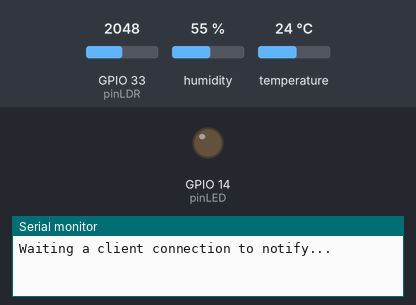
This sketch was run on a simulated ESP32. Parts: output pins drawn as LEDs (lit = HIGH), the last lines printed to the serial monitor. The inputs (shaded band) are chosen by the test bench; at power-on: GPIO 33 (pinLDR) = 2048, humidity 55 %, temperature 24 °C. Nothing arrives over Bluetooth unless stated; a phone connects over Bluetooth LE 3 s after start.

Above: at 0.1 s.
At 3.1 s:
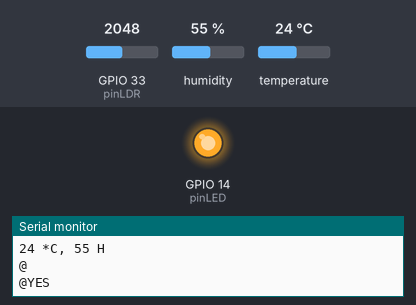
Timing chart, 0 to 4.6 s (numbered marks = the images above):
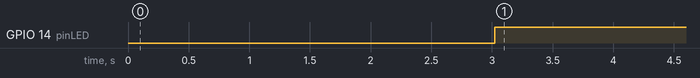

The sketch:

ESP32_BLE.ino
```cpp
/*
    Video: https://www.youtube.com/watch?v=oCMOYS71NIU
    Based on Neil Kolban example for IDF: https://github.com/nkolban/esp32-snippets/blob/master/cpp_utils/tests/BLE%20Tests/SampleNotify.cpp
    Ported to Arduino ESP32 by Evandro Copercini

   Create a BLE server that, once we receive a connection, will send periodic notifications.
   The service advertises itself as: 4fafc201-1fb5-459e-8fcc-c5c9c331914b
   And has a characteristic of: beb5483e-36e1-4688-b7f5-ea07361b26a8

   The design of creating the BLE server is:
   1. Create a BLE Server
   2. Create a BLE Service
   3. Create a BLE Characteristic on the Service
   4. Create a BLE Descriptor on the characteristic
   5. Start the service.
   6. Start advertising.

   A connect hander associated with the server starts a background task that performs notification
   every couple of seconds.
*/
#include <BLEDevice.h>
#include <BLEServer.h>
#include <BLEUtils.h>
#include <BLE2902.h>
#include <SimpleDHT.h>
#include <string>

BLECharacteristic *pCharacteristic;
BLECharacteristic *pCharacteristic2;
BLECharacteristic *pCharacteristic3;
BLECharacteristic *pCharacteristic4;

int pinDHT11 = 32;
SimpleDHT11 dht11;
int pinLDR =33;
int pinLED =14;

bool deviceConnected = false;
uint8_t light = 0;
int dhp11 = 0;
byte temperature = 0;
byte humidity = 0;
uint8_t temp = 0;
uint8_t humid= 0;
String led_state;
uint8_t cc =64;
// See the following for generating UUIDs:
// https://www.uuidgenerator.net/

#define SERVICE_UUID        "4fafc201-1fb5-459e-8fcc-c5c9c331914b"
#define CHARACTERISTIC_UUID "beb5483e-36e1-4688-b7f5-ea07361b26a8"

#define SERVICE2_UUID        "45ecddcf-c316-488d-8558-3222e5cb9b3c"
#define CHARACTERISTIC2_UUID "4a78b8dd-a43d-46cf-9270-f6b750a717c8"
#define CHARACTERISTIC3_UUID "d240dbed-7d22-45bb-b810-add58a6c856b"
#define CHARACTERISTIC4_UUID "3abcedb6-e652-4415-9741-ebecc11c4580"


class MyServerCallbacks: public BLEServerCallbacks {
    void onConnect(BLEServer* pServer) {
      deviceConnected = true;
    };

    void onDisconnect(BLEServer* pServer) {
      deviceConnected = false;
    }
};


void setup() {
  Serial.begin(115200);
  pinMode(pinLED,OUTPUT);
  // Create the BLE Device
  BLEDevice::init("CALPLUG2");

  // Create the BLE Server
  BLEServer *pServer = BLEDevice::createServer();
  pServer->setCallbacks(new MyServerCallbacks());


  BLEService *pService = pServer->createService(SERVICE_UUID);
  pCharacteristic = pService->createCharacteristic(
                      CHARACTERISTIC_UUID,
                      BLECharacteristic::PROPERTY_READ   |
                      BLECharacteristic::PROPERTY_WRITE  |
                      BLECharacteristic::PROPERTY_INDICATE|
                      BLECharacteristic::PROPERTY_NOTIFY
                    );

  pCharacteristic->addDescriptor(new BLE2902());
  pService->start();

  pCharacteristic->setValue(&cc, 1);

  BLEService *pService2 = pServer->createService(SERVICE2_UUID);
  pCharacteristic2 = pService2->createCharacteristic(
                    CHARACTERISTIC2_UUID,
                    BLECharacteristic::PROPERTY_READ   |
                    BLECharacteristic::PROPERTY_NOTIFY |
                    BLECharacteristic::PROPERTY_INDICATE
                  );
  pCharacteristic2->addDescriptor(new BLE2902());

  pCharacteristic3 = pService2->createCharacteristic(
                    CHARACTERISTIC3_UUID,
                    BLECharacteristic::PROPERTY_READ   |
                    BLECharacteristic::PROPERTY_NOTIFY |
                    BLECharacteristic::PROPERTY_INDICATE
                  );
  pCharacteristic3->addDescriptor(new BLE2902());

  pCharacteristic4 = pService2->createCharacteristic(
                    CHARACTERISTIC4_UUID,
                    BLECharacteristic::PROPERTY_READ   |
                    BLECharacteristic::PROPERTY_NOTIFY |
                    BLECharacteristic::PROPERTY_INDICATE
                  );
  pCharacteristic4->addDescriptor(new BLE2902());
  pService2->start();


  // Start advertising
  pServer->getAdvertising()->start();
  Serial.println("Waiting a client connection to notify...");
}


void loop() {
  if (deviceConnected) {

    light = analogRead(pinLDR);
    Serial.print("Ambient Light: ");Serial.println(light);

    int err = SimpleDHTErrSuccess;
    if ((err = dht11.read(pinDHT11, &temperature, &humidity, NULL)) != SimpleDHTErrSuccess) {
      Serial.print("Read DHT11 failed, err="); Serial.println(err);delay(1000);
      return;
    }

    Serial.print((int)temperature); Serial.print(" *C, ");
    Serial.print((int)humidity); Serial.println(" H");

    temp= (uint8_t)temperature*9/5+32;
    humid = (uint8_t)humidity;

    std::string great = pCharacteristic->getValue();
    Serial.printf("%s\n",great.c_str());
    Serial.print(great.c_str());
    if (great != "%"){
      Serial.println("YES");
        digitalWrite(pinLED, HIGH);
    }else {
        digitalWrite(pinLED,LOW);
    }

    pCharacteristic2->setValue(&light, 1);
    pCharacteristic2->notify();

    pCharacteristic3->setValue(&temp, 1);
    pCharacteristic3->notify();

    pCharacteristic4->setValue(&humid, 1);
    pCharacteristic4->notify();
  }
  delay(1500);
}
```

Measured:
- by itself, GPIO 14 (pinLED): LOW → HIGH at 3.0 s
